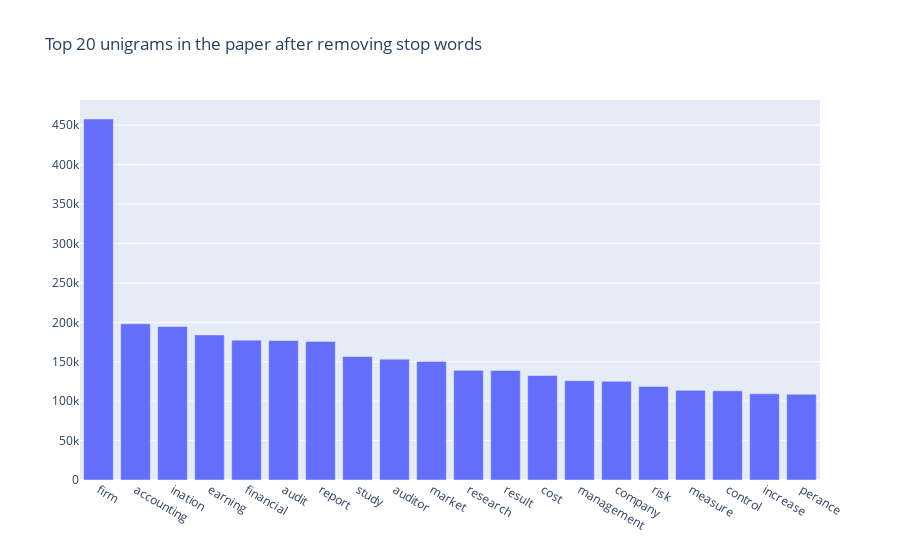

The notebook cell saved with this chart:
### Markdown cell above
## Unigrams

### Code cell
from plotly.offline import plot
import plotly.graph_objects as go
import plotly.express as px

def get_top_n_words(corpus, n=None):
    vec = CountVectorizer(stop_words=stop_list).fit(corpus)
    bag_of_words = vec.transform(corpus)
    sum_words = bag_of_words.sum(axis=0) 
    words_freq = [(word, sum_words[0, idx]) for word, idx in vec.vocabulary_.items()]
    words_freq =sorted(words_freq, key = lambda x: x[1], reverse=True)
    return words_freq[:n]
common_words = get_top_n_words(dt3c['content_10'], NUM_OF_WORDS_IN_EACH_TOPIC)
df2 = pd.DataFrame(common_words, columns = ['unigram' , 'count'])

fig = go.Figure([go.Bar(x=df2['unigram'], y=df2['count'])])
fig.update_layout(title=go.layout.Title(text="Top {} unigrams in the paper after removing stop words".format(NUM_OF_WORDS_IN_EACH_TOPIC)))
fig.show()

### Figure 1 — Plotly figure (JSON) as saved in the notebook; plotly's stock layout.template omitted (floating-point values rounded to 4 significant figures)
{"data": [{"type": "bar", "x": ["firm", "accounting", "ination", "earning", "financial", "audit", "report", "study", "auditor", "market", "research", "result", "cost", "management", "company", "risk", "measure", "control", "increase", "perance"], "y": [457847, 198116, 194760, 183993, 177397, 176909, 175775, 156610, 153274, 150438, 139044, 138937, 132562, 125996, 125137, 118644, 113736, 113142, 109387, 108695]}], "layout": {"title": {"text": "Top 20 unigrams in the paper after removing stop words"}}}
